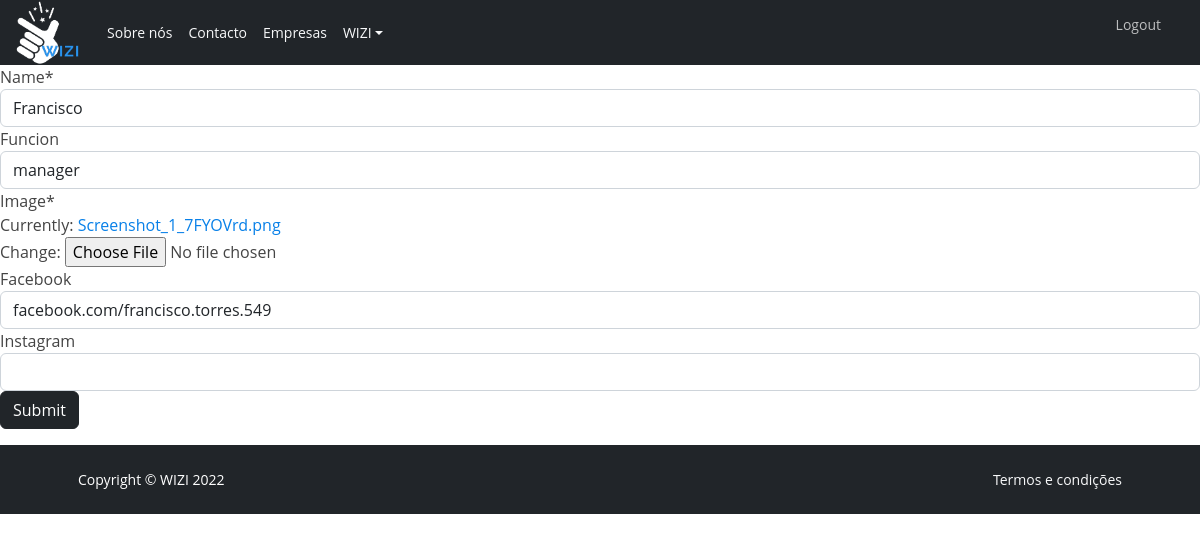
Screenshot of /employers/1/update/ (signed in) with the database file from the repository.
### src/models.py (models this page shows, shortened)
class Employer(models.Model):
    company = models.ForeignKey(Company, on_delete=models.CASCADE)
    name = models.CharField(max_length=30)
    funcion = models.CharField(max_length=20, blank=True, null=True)
    image = models.ImageField(default="default.png")
    facebook = models.CharField(max_length=100, null=True, blank=True)
    instagram = models.CharField(max_length=100, null=True, blank=True)

### src/views.py (the view)
# urls.py: path('employers/<pk>/update/', employer_update),
@login_required
def employer_update(request, pk):
    employer = Employer.objects.get(id=pk)
    form = EmployerForm(instance=employer)
    if request.method == "POST":
        form = EmployerForm(request.POST, request.FILES, instance=employer)
        if form.is_valid():
            form.save()
            return redirect("/employers/")
    context = {
        "form": form
    }
    return render (request, "employer_update.html", context)

### src/forms.py
class EmployerForm(ModelForm):
    class Meta:
        model = Employer
        fields = [
                "name",
                "funcion",
                "image",
                "facebook",
                "instagram"
            ]

### templates/employer_update.html (shortened to what this page needs)
{% extends 'base.html' %}
{% load crispy_forms_tags %}
{% block content %}
<form method="POST" enctype="multipart/form-data">
  {% csrf_token %} {{ form|crispy }}
  <button type="submit" class="btn btn-dark">Submit</button>
</form>
{% endblock content %}

### static/assets/css/style.css (style rules this page uses)
body { font-family: "Open Sans", sans-serif; color: #444444; }
a { text-decoration: none; color: #0880e8; }

### rows the page displays
Employer: name "Francisco", funcion "manager", facebook "facebook.com/francisco.torres.549"
